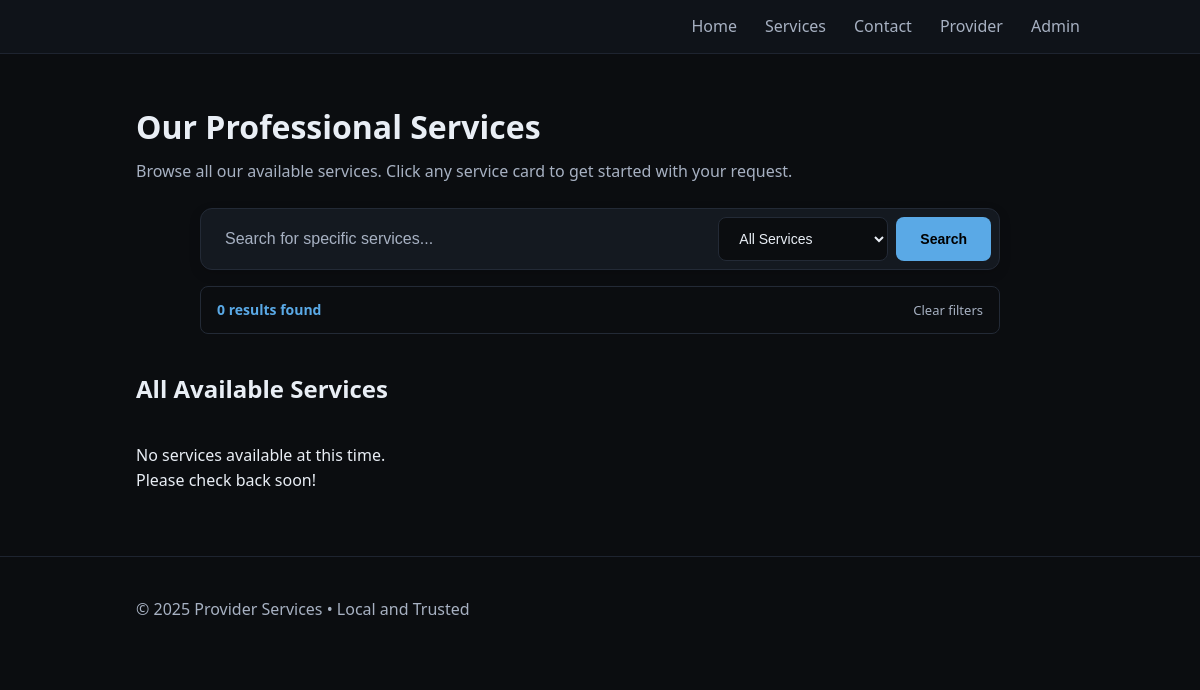
/provider/10/services, run on an earlier commit of the app's database.
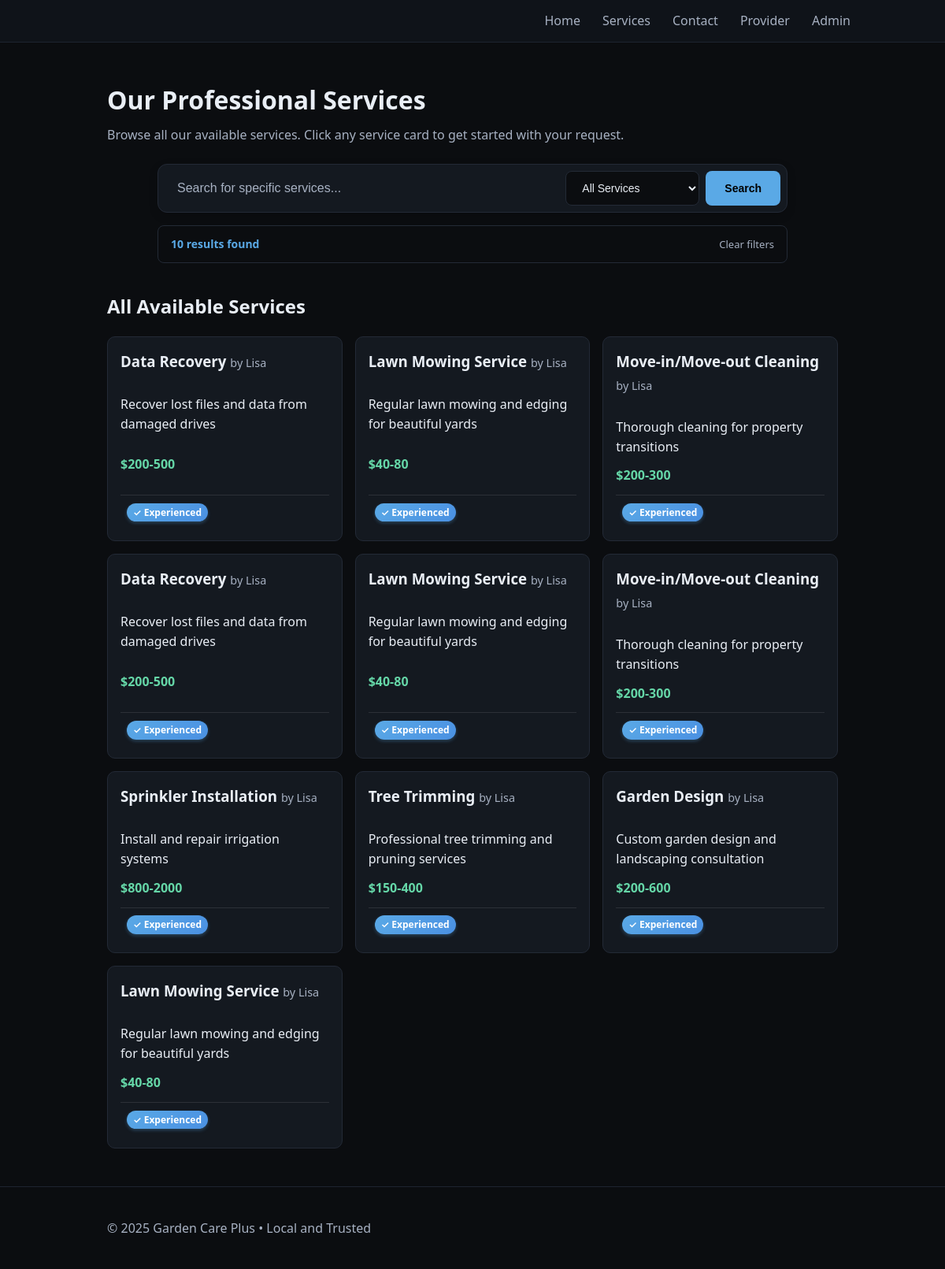
And on a later commit of the database.
### tables this page shows
CREATE TABLE services (
              id INTEGER PRIMARY KEY AUTOINCREMENT,
              title TEXT NOT NULL,
              description TEXT,
              price TEXT,
              active INTEGER NOT NULL DEFAULT 1,
              created_at TEXT NOT NULL
            , posted_by TEXT, provider_id INTEGER DEFAULT 0, is_certified INTEGER DEFAULT 0, certification_proof TEXT);

CREATE TABLE providers (
              id INTEGER PRIMARY KEY AUTOINCREMENT,
              email TEXT UNIQUE NOT NULL,
              password_hash TEXT NOT NULL,
              first_name TEXT,
              business_name TEXT,
              phone TEXT,
              base_zip TEXT,
              address TEXT,
              about TEXT,
              profile_photo TEXT,
              active INTEGER NOT NULL DEFAULT 1,
              created_at TEXT NOT NULL
            );

### app.py (the view)
    @app.route("/provider/<int:provider_id>/services")
    def provider_services(provider_id):
        with closing(get_db()) as db:
            cur = db.cursor()
            cur.execute(
                "SELECT id, title, description, price, posted_by FROM services WHERE provider_id = ? AND active = 1 ORDER BY created_at DESC",
                (provider_id,)
            )
            services_raw = cur.fetchall()
            services = [dict(row) for row in services_raw]
            if provider_id == 0:
                cur.execute("SELECT first_name, business_name FROM profile WHERE id = 1")
                profile_row = cur.fetchone()
                provider_name = profile_row["business_name"] if profile_row else "Services"
            else:
                cur.execute("SELECT first_name, business_name FROM providers WHERE id = ? AND active = 1", (provider_id,))
                provider_row = cur.fetchone()
                provider_name = provider_row["business_name"] if provider_row else "Provider Services"
            profile = {
                "first_name": profile_row["first_name"] if 'profile_row' in locals() and profile_row else (provider_row["first_name"] if 'provider_row' in locals() and provider_row else ""),
                "business_name": provider_name
            }
        return render_template("services.html", services=services, profile=profile, title=f"{provider_name} - Services")

### app.py (called while the page is built)
def get_db():
    conn = sqlite3.connect(DB_PATH)
    conn.row_factory = sqlite3.Row
    return conn

### templates/services.html (shortened to what this page needs)
{% extends "base.html" %}
{% block content %}
<section class="hero">
  <h1>Our Professional Services</h1>
  <p>Browse all our available services. Click any service card to get started with your request.</p>
  <form method="get" action="{{ url_for('services') }}" class="hero-search">
    <div class="search-container">
      <input type="search"
             name="q"
             value="{{ search_query or '' }}"
             placeholder="Search for specific services..."
             class="search-input">
      <select name="filter" class="search-filter">
        <option value="all" {{ 'selected' if filter_type == 'all' else '' }}>All Services</option>
      </select>
      <button type="submit" class="search-btn">Search</button>
    </div>
    {% if search_query or filter_type != 'all' %}
    <div class="search-status">
      <span class="search-results">{{ services|length }} result{{ 's' if services|length != 1 else '' }} found</span>
      <a href="{{ url_for('services') }}" class="clear-search">Clear filters</a>
    </div>
    {% endif %}
  </form>
</section>
<section>
  <h2>All Available Services</h2>
  <div class="cards">
    {% for s in services %}
      {% set poster = s['posted_by'] or profile.first_name %}
      <a href="{{ url_for('contact') }}?service={{ s['title']|urlencode }}{% if poster %}&poster={{ poster|urlencode }}{% endif %}" class="card-link">
        <div class="card clickable">
          <h3>
            {{ s['title'] }}
            {% if filter_type != 'by_provider' and poster %}
              <span class="muted" style="font-weight:normal;">by {{ poster }}</span>
            {% endif %}
          </h3>
          <p>{{ s['description'] or '' }}</p>
          {% if s['price'] %}<p class="price">{{ s['price'] }}</p>{% endif %}
          <div class="certification-status">
            {% if s['is_certified'] == 1 %}
              <span class="certified-badge">✓ Certified</span>
            {% else %}
              <span class="experience-badge">✓ Experienced</span>
            {% endif %}
          </div>
        </div>
      </a>
    {% else %}
      <p>No services available at this time. Please check back soon!</p>
    {% endfor %}
  </div>
</section>
{% endblock %}

### templates/base.html (shortened to what this page needs)
<!doctype html>
<html lang="en">
<head>
  <link href="{{ url_for('static', filename='styles.css') }}?v=20251011-3" rel="stylesheet">
</head>
<body>
  <header class="site-header">
    <div class="container header-inner">
      <nav id="site-nav" class="nav">
        <a href="{{ url_for('home') }}" class="nav-link">Home</a>
        <a href="{{ url_for('services') }}" class="nav-link">Services</a>
        <a href="{{ url_for('contact') }}" class="nav-link">Contact</a>
        {% if session.get('provider') %}
          <a href="{{ url_for('provider_dashboard') }}" class="nav-link">Provider</a>
          <a href="{{ url_for('provider_change_password') }}" class="nav-link">Change Password</a>
          <form action="{{ url_for('provider_logout') }}" method="post" class="inline-form"><button type="submit" class="linklike">Logout</button></form>
        {% else %}
          <a href="{{ url_for('provider_login') }}" class="nav-link">Provider</a>
        {% endif %}
        {% if session.get('admin') %}
          <a href="{{ url_for('admin_dashboard') }}" class="nav-link admin-link">Admin</a>
          <a href="{{ url_for('admin_change_password') }}" class="nav-link admin-link">Change Password</a>
          <form action="{{ url_for('admin_logout') }}" method="post" class="inline-form"><button type="submit" class="linklike">Logout</button></form>
        {% else %}
          <a href="{{ url_for('admin_login') }}" class="nav-link admin-link">Admin</a>
        {% endif %}
      </nav>
    </div>
  </header>
  <main class="container">
    {% block content %}{% endblock %}
  </main>
  <footer class="site-footer">
    <div class="container">
  <p>&copy; {{ current_year }} {{ profile.business_name or "Your Mom's Services" }} • Local and Trusted</p>
    </div>
  </footer>
</body>
</html>

### static/styles.css (style rules this page uses)
:root { --bg: #0b0d10; --panel: #141920; --text: #e9eef5; --muted: #a7b1c2; --accent: #5aa9e6; --accent-2: #9cd3f7; --danger: #e35d6a; --ok: #65d6a7; --warn: #f5a623; }
* { box-sizing: border-box; }
body { margin: 0; font-family: system-ui, -apple-system, Segoe UI, Roboto, Arial, sans-serif; background: var(--bg); color: var(--text); line-height: 1.55; }
.container { width: 100%; max-width: 960px; margin: 0 auto; padding: 0 16px; }
.site-header { background: #0f1319; border-bottom: 1px solid #1e2430; }
.header-inner { display: flex; align-items: center; justify-content: space-between; padding: 14px 0; }
nav a { color: var(--muted); margin-left: 14px; text-decoration: none; }
.nav { display:flex; align-items:center; gap: 14px; }
.nav a.nav-link { color: var(--muted); text-decoration:none; }
.site-footer { margin-top: 48px; padding: 24px 0; border-top: 1px solid #1e2430; color: var(--muted); }
.hero { padding: 48px 0 16px; }
.hero h1 { margin: 0 0 8px; font-size: 32px; }
.hero p { margin: 0 0 16px; color: var(--muted); }
.hero-search { max-width: 800px; margin: 24px auto 0; }
.search-container { display: flex; gap: 8px; background: var(--panel); border: 1px solid #232a36; border-radius: 12px; padding: 8px; box-shadow: 0 4px 12px rgba(0, 0, 0, 0.15); }
.search-input { flex: 1; background: transparent; border: none; padding: 12px 16px; color: var(--text); font-size: 16px; outline: none; }
.search-input::placeholder { color: var(--muted); }
.search-filter { background: var(--bg); border: 1px solid #232a36; border-radius: 8px; padding: 12px 16px; color: var(--text); font-size: 14px; min-width: 160px; cursor: pointer; }
.search-btn { background: var(--accent); color: #000; border: none; padding: 12px 24px; border-radius: 8px; font-size: 14px; font-weight: 600; cursor: pointer; transition: all 0.2s ease; }
.search-status { display: flex; align-items: center; gap: 12px; margin-top: 16px; padding: 12px 16px; background: var(--bg); border: 1px solid #232a36; border-radius: 8px; font-size: 14px; }
.search-results { color: var(--accent); font-weight: 600; }
.clear-search { color: var(--muted); text-decoration: none; font-size: 13px; margin-left: auto; }
.cards { display: grid; grid-template-columns: repeat(auto-fill, minmax(260px, 1fr)); gap: 16px; align-items: stretch; }
.card { background: var(--panel); padding: 16px; border-radius: 10px; border: 1px solid #232a36; height: 100%; display: flex; flex-direction: column; }
.card h3 { margin-top: 0; margin-bottom: 12px; }
.card p { flex-grow: 1; margin-bottom: 12px; }
.card .price { font-weight: 700; color: var(--ok); margin-top: auto; margin-bottom: 0; }
.card.clickable { transition: all 0.2s ease; cursor: pointer; }
.card-link { text-decoration: none; color: inherit; display: block; }
.muted { color: var(--muted); font-size: 0.9rem; }
.experience-badge { background: linear-gradient(135deg, #5aa9e6, #4a90e2); color: white; padding: 0.2rem 0.5rem; border-radius: 12px; font-size: 0.75rem; font-weight: 600; margin-left: 0.5rem; white-space: nowrap; box-shadow: 0 2px 4px rgba(90, 169, 230, 0.3); }
.certification-status { margin-top: 0.75rem; padding: 0.5rem 0; border-top: 1px solid rgba(255, 255, 255, 0.1); }

What changed in the data, as far as the page shows it:
added services: title "Data Recovery", posted_by "Lisa", description "Recover lost files and data from damaged drives", price "$200-500"
added services: title "Lawn Mowing Service", posted_by "Lisa", description "Regular lawn mowing and edging for beautiful yards", price "$40-80"
added services: title "Move-in/Move-out Cleaning", posted_by "Lisa", description "Thorough cleaning for property transitions", price "$200-300"
added services: title "Data Recovery", posted_by "Lisa", description "Recover lost files and data from damaged drives", price "$200-500"
added services: title "Lawn Mowing Service", posted_by "Lisa", description "Regular lawn mowing and edging for beautiful yards", price "$40-80"
added services: title "Move-in/Move-out Cleaning", posted_by "Lisa", description "Thorough cleaning for property transitions", price "$200-300"
added services: title "Sprinkler Installation", posted_by "Lisa", description "Install and repair irrigation systems", price "$800-2000"
added services: title "Tree Trimming", posted_by "Lisa", description "Professional tree trimming and pruning services", price "$150-400"
added services: title "Garden Design", posted_by "Lisa", description "Custom garden design and landscaping consultation", price "$200-600"
added services: title "Lawn Mowing Service", posted_by "Lisa", description "Regular lawn mowing and edging for beautiful yards", price "$40-80"
added providers: business_name "Garden Care Plus"
Also different on the page:
{{ services|length }}: "0" → "10"
{{ profile.business_name or "Your Mom's Services" }}: "Provider Services" → (not shown)
text no longer shown: "No services available at this time. Please check back soon!"
